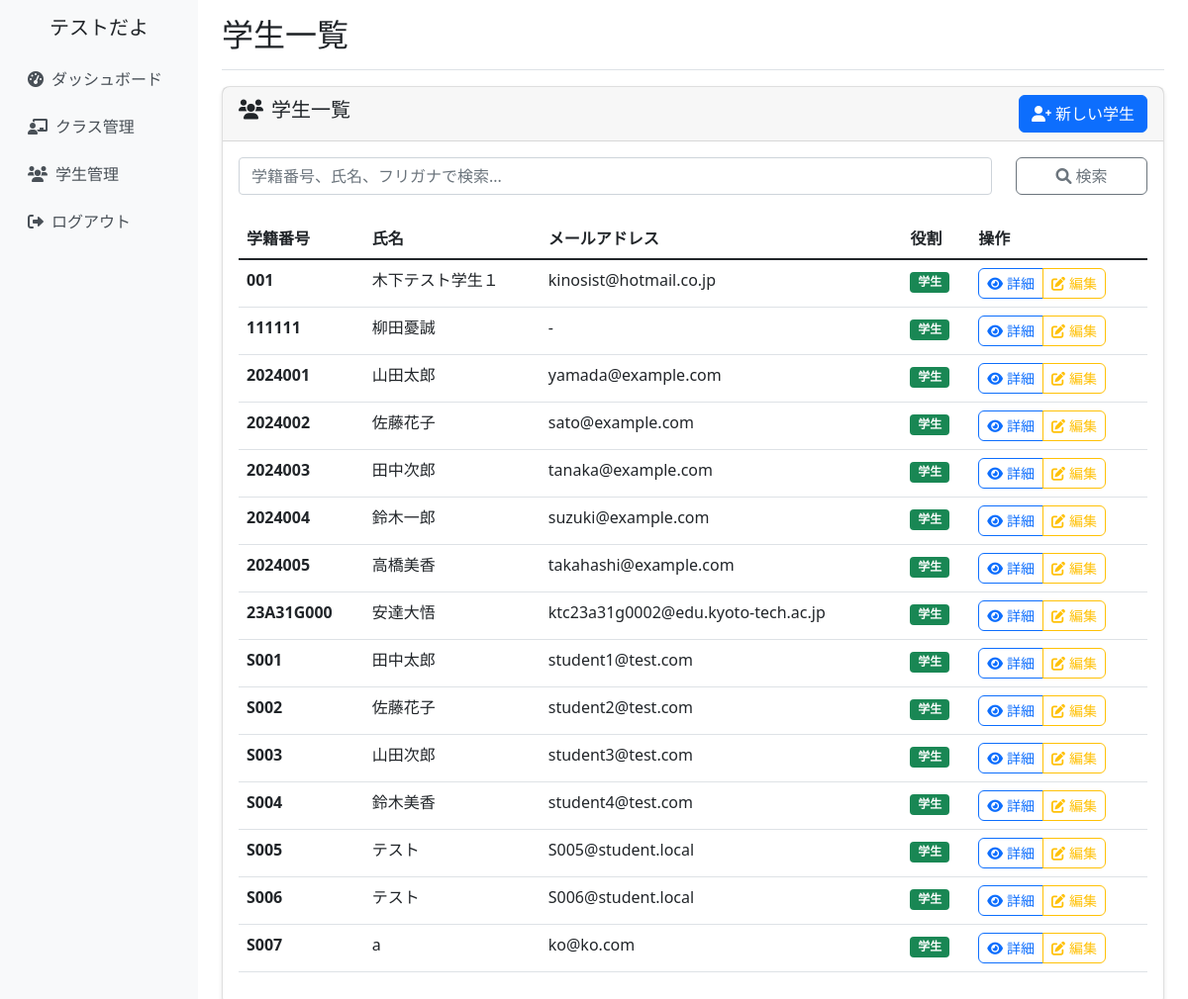
Before: /students/ (signed in) with the older database file.
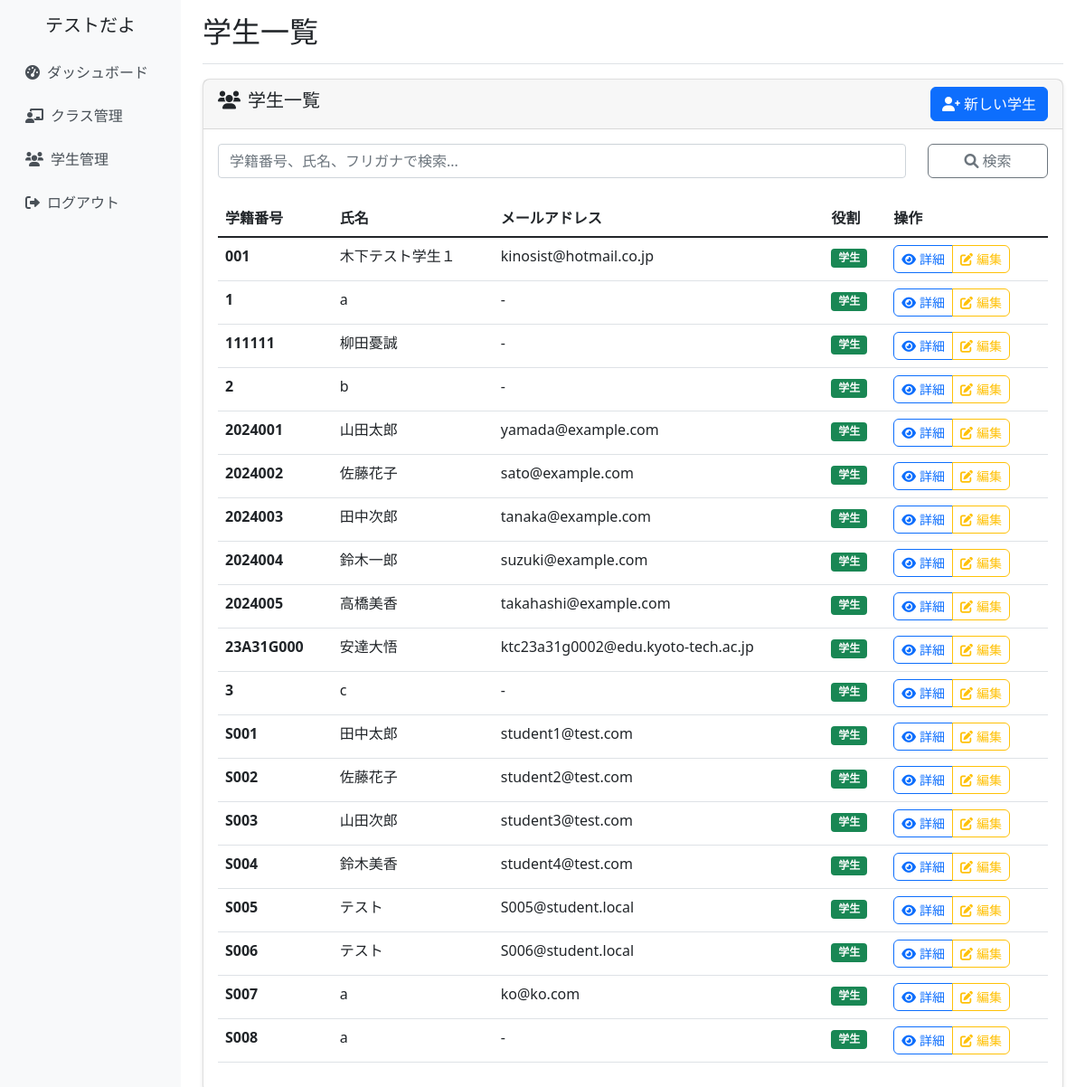
After: the same page with the newer database file.
### school_management/models.py (models this page shows, shortened)
class CustomUser(AbstractUser):
    ROLE_CHOICES = [
        ('admin', '管理者'),
        ('teacher', '教員'),
        ('student', '学生'),
    ]
    username = None  # usernameフィールドを無効化
    email = models.EmailField(unique=True, null=True, blank=True)
    full_name = models.CharField(max_length=100, verbose_name='氏名')
    furigana = models.CharField(max_length=100, blank=True, verbose_name='ふりがな')
    points = models.IntegerField(default=0, verbose_name='ポイント')
    role = models.CharField(
        max_length=10,
        choices=ROLE_CHOICES,
        default='student',
        verbose_name='役割'
    )
    student_number = models.CharField(max_length=20, blank=True, verbose_name='学籍番号')
    teacher_id = models.CharField(max_length=20, blank=True, verbose_name='教員ID')
    created_at = models.DateTimeField(auto_now_add=True, verbose_name='登録日時')
    updated_at = models.DateTimeField(auto_now=True, verbose_name='更新日時')
    groups = models.ManyToManyField(
        'auth.Group',
        verbose_name='groups',
        blank=True,
        help_text='The groups this user belongs to.',
        related_name="customuser_set",
        related_query_name="customuser",
    )
    user_permissions = models.ManyToManyField(
        'auth.Permission',
        verbose_name='user permissions',
        blank=True,
        help_text='Specific permissions for this user.',
        related_name="customuser_set",
        related_query_name="customuser",
    )
    USERNAME_FIELD = 'email'
    REQUIRED_FIELDS = ['full_name']
    objects = CustomUserManager()
    class Meta:
        verbose_name = 'ユーザー'
        verbose_name_plural = 'ユーザー'

### school_management/views.py (the view)
# urls.py: path('students/', views.student_list_view, name='student_list'),
@login_required
def student_list_view(request):
    students = Student.objects.filter(
        role='student',
        student_number__isnull=False,
        student_number__gt=''
    ).order_by('student_number')
    search_query = request.GET.get('search', '')
    if search_query:
        students = students.filter(
            Q(student_number__icontains=search_query) |
            Q(full_name__icontains=search_query)
        )
    context = {
        'students': students,
        'search_query': search_query,
    }
    return render(request, 'school_management/student_list.html', context)

### school_management/templates/school_management/student_list.html (shortened to what this page needs)
{% extends 'school_management/base.html' %}
{% block page_title %}学生一覧{% endblock %}
{% block content %}
<div class="row">
    <div class="col-12">
        <div class="card">
            <div class="card-header d-flex justify-content-between align-items-center">
                <h5><i class="fas fa-users me-2"></i>学生一覧</h5>
                <a href="{% url 'school_management:student_create' %}" class="btn btn-primary">
                    <i class="fas fa-user-plus me-1"></i>新しい学生
                </a>
            </div>
            <div class="card-body">
                <form method="get" class="mb-4">
                    <div class="row">
                        <div class="col-md-10">
                            <input type="text" class="form-control" name="search"
                                   placeholder="学籍番号、氏名、フリガナで検索..."
                                   value="{{ search_query }}">
                        </div>
                        <div class="col-md-2">
                            <button type="submit" class="btn btn-outline-secondary w-100">
                                <i class="fas fa-search"></i> 検索
                            </button>
                        </div>
                    </div>
                </form>
                {% if students %}
                    <div class="table-responsive">
                        <table class="table table-hover">
                            <thead>
                                <tr>
                                    <th>学籍番号</th>
                                    <th>氏名</th>
                                    <th>メールアドレス</th>
                                    <th>役割</th>
                                    <th>操作</th>
                                </tr>
                            </thead>
                            <tbody>
                                {% for student in students %}
                                <tr>
                                    <td><strong>{{ student.student_number|default:"未設定" }}</strong></td>
                                    <td>{{ student.full_name }}</td>
                                    <td>{{ student.email|default:"-" }}</td>
                                    <td><span class="badge bg-success">{{ student.get_role_display }}</span></td>
                                    <td>
                                        {% if student.student_number %}
                                        <div class="btn-group" role="group">
                                            <a href="{% url 'school_management:student_detail' student.student_number %}"
                                               class="btn btn-outline-primary btn-sm">
                                                <i class="fas fa-eye me-1"></i>詳細
                                            </a>
                                            <a href="{% url 'school_management:student_edit' student.student_number %}"
                                               class="btn btn-outline-warning btn-sm">
                                                <i class="fas fa-edit me-1"></i>編集
                                            </a>
                                        </div>
                                        {% else %}
                                        <span class="text-muted">学籍番号未設定</span>
                                        {% endif %}
                                    </td>
                                </tr>
                                {% endfor %}
                            </tbody>
                        </table>
                    </div>
                {% endif %}
            </div>
        </div>
    </div>
</div>
{% endblock %}

### school_management/templates/school_management/base.html (shortened to what this page needs)
{% load static %}
<!DOCTYPE html>
<html lang="ja">
<head>
    <link href="https://cdn.jsdelivr.net/npm/bootstrap@5.1.3/dist/css/bootstrap.min.css" rel="stylesheet">
    <link href="https://cdnjs.cloudflare.com/ajax/libs/font-awesome/6.0.0/css/all.min.css" rel="stylesheet">
    <link href="{% static 'school_management/css/base.css' %}" rel="stylesheet">
</head>
<body>
    <div class="container-fluid">
        <div class="row">
            {% if user.is_authenticated %}
            <nav class="col-md-3 col-lg-2 d-md-block d-none sidebar collapse">
                <div class="position-sticky pt-3">
                    <div class="text-center mb-3">
                        <h5>{{ user.full_name }}</h5>
                    </div>
                    <ul class="nav flex-column">
                        <li class="nav-item">
                            <a class="nav-link" href="{% url 'school_management:dashboard' %}">
                                <i class="fas fa-tachometer-alt me-2"></i>ダッシュボード
                            </a>
                        </li>
                        <li class="nav-item">
                            <a class="nav-link" href="{% url 'school_management:class_list' %}">
                                <i class="fas fa-chalkboard-teacher me-2"></i>クラス管理
                            </a>
                        </li>
                        <li class="nav-item">
                            <a class="nav-link" href="{% url 'school_management:student_list' %}">
                                <i class="fas fa-users me-2"></i>学生管理
                            </a>
                        </li>
                        <li class="nav-item">
                            <a class="nav-link" href="{% url 'school_management:logout' %}">
                                <i class="fas fa-sign-out-alt me-2"></i>ログアウト
                            </a>
                        </li>
                    </ul>
                </div>
            </nav>
            <main class="col-md-9 ms-sm-auto col-lg-10 px-md-4 main-content">
                <div class="d-flex justify-content-between flex-wrap flex-md-nowrap align-items-center pt-3 pb-2 mb-3 border-bottom">
                    <h1 class="h2">{% block page_title %}{% endblock %}</h1>
                </div>
                {% block content %}{% endblock %}
            </main>
            {% else %}
            <div class="col-12">
                {% block login_content %}{% endblock %}
            </div>
            {% endif %}
        </div>
    </div>
</body>
</html>

### school_management/static/school_management/css/base.css (style rules this page uses)
.sidebar { min-height: 100vh; background-color: #f8f9fa; }
.main-content { min-height: 100vh; }
.card { box-shadow: 0 2px 4px rgba(0, 0, 0, 0.1); border-radius: 8px; }
.btn { border-radius: 6px; transition: all 0.2s ease-in-out; }
.nav-link { color: #495057; padding: 0.75rem 1rem; border-radius: 6px; transition: all 0.2s ease-in-out; }
@media (min-width: 768px) { .sidebar { position: relative; left: 0; } }

Changed rows visible on the page:
added CustomUser: student_number "1", full_name "a", email "-", role "学生", shows "詳細"
added CustomUser: student_number "2", full_name "b", email "-", role "学生", shows "詳細"
added CustomUser: student_number "3", full_name "c", email "-", role "学生", shows "詳細"
added CustomUser: student_number "S008", full_name "a", email "-", role "学生", shows "詳細"
